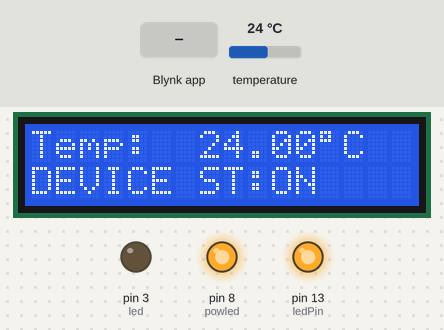
The sketch below on a simulated Arduino Uno, built with avr-gcc and run on an emulated ATmega328P. Parts: 16×2 character LCD, output pins drawn as LEDs (lit = HIGH). The inputs (shaded band) are chosen by the test bench; at power-on: temperature 24 °C. WiFi joins after 1.5 s; servers stay silent unless stated; what the sketch prints to the serial monitor is not drawn.

Above: at 3.0 s.
3.1 s: Blynk app writes 200 to V3
At 6.2 s:
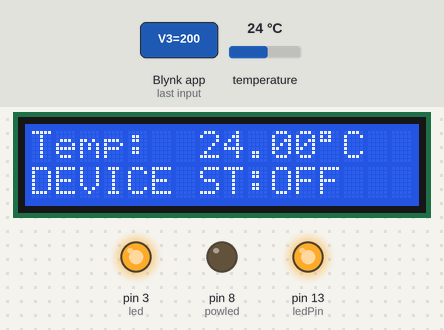
6.8 s: temperature set to 12 °C
At 7.7 s:
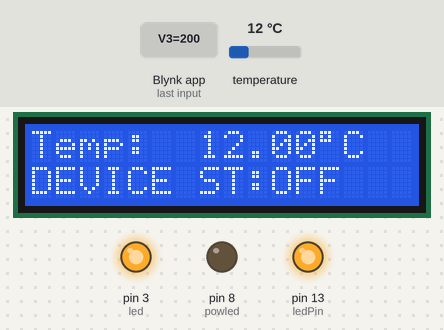
8.8 s: Blynk app writes 1 to V3
At 11.9 s:
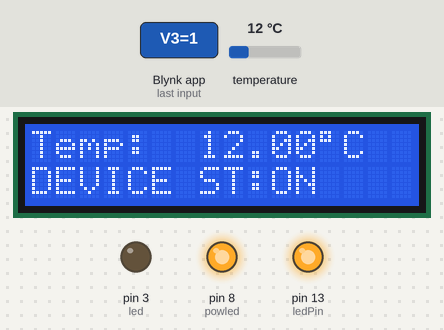
12.8 s: temperature set to 19 °C
At 14.5 s:
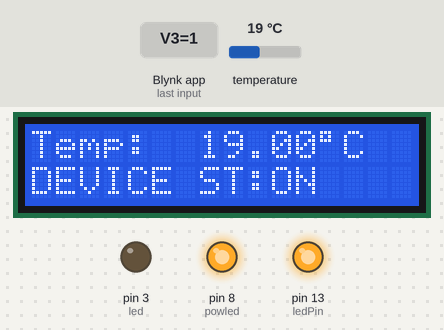
14.8 s: temperature set to 28 °C
At 16.2 s:
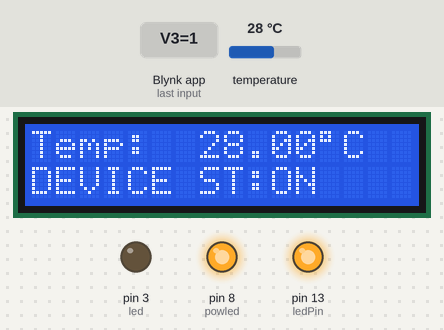
Timing chart, 0 to 17.8 s (numbered marks = the images above; inputs shaded):
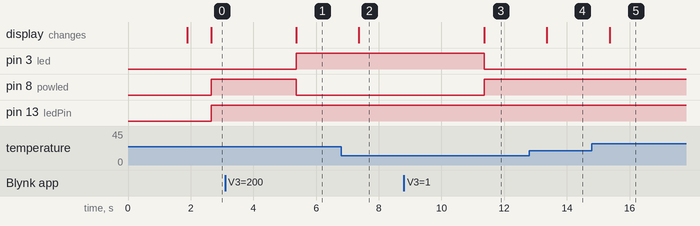

The sketch:

temp_controller_blynk.ino
```cpp
// (licence header left out)
// Libraries find them on github and blynk plateform.
#define BLYNK_DEBUG
#define BLYNK_PRINT Serial
#include <ESP8266_Lib.h>
#include <BlynkSimpleShieldEsp8266.h>
#include <SoftwareSerial.h>
#include<LiquidCrystal.h>
#include <DallasTemperature.h> //Temperature sensor library.


//pins setup

int ONE_WIRE_BUS=2;
SoftwareSerial EspSerial(10, 9);
const int rs = 12, en = 11, d4 = A3, d5 = A2, d6 = A1, d7 = A0;
LiquidCrystal lcd(rs, en, d4, d5, d6, d7);
int powled= 8;
int led= 3;
WidgetLCD lcd1(V2);

WidgetTerminal terminal(V1); // V1 and same other pins starting from V are virtual pins. Read about blynk virtual pins to know more.

int ledPin = 13;

//variable setup
float dstemp;
int mintemp = 23; // Default minimum temperature
int maxtemp = 29; // Default Maximum temperature
BlynkTimer timer;
//wifi
ESP8266 wifi(&EspSerial);
#define ESP8266_BAUD 115200

/// temperature sensor
OneWire oneWire(ONE_WIRE_BUS);
DallasTemperature sensors(&oneWire);

//Wifi Setup
char auth[] = "Your_blynk_auth_token"; //Token Here;

// Your WiFi credentials.
// Set password to "" for open networks.
char ssid[] = "Your WIFI ssid";
char pass[] = "Your WIFI Password";

/*****************************************************************************Void Setup*********************************************************/
void setup() {
 //Serial COmmunication start
  Serial.begin(9600);
  EspSerial.begin(ESP8266_BAUD);
  delay(10);
  lcd.setCursor(0,0);
  lcd.print("Welcome");

 Blynk.begin(auth, wifi, ssid, pass);
  lcd.begin(16,2);
  sensors.begin();

  //Pin setup

pinMode(powled,OUTPUT);
 pinMode(led,OUTPUT);
 pinMode(ledPin, OUTPUT);

 //timer setup

  timer.setInterval(2000, mySensorEvent);
  timer.setInterval(2000, condition);


}
/***************************************************************loop*********************************************************/
void loop() {
    Blynk.run();
    timer.run();
    digitalWrite(ledPin,HIGH);
}


/***********************************************Blynk setups Sensor and switch************************************************************************************************/


//getting Sensor Data
void mySensorEvent(){
  sensors.requestTemperatures();
 dstemp= (sensors.getTempCByIndex(0));

 lcd.setCursor(0,0);
 lcd.println("Temp:");
 lcd.print( dstemp );
  lcd.print((char)223);
  lcd.print("C");
  lcd1.print(0, 0, "Temp= ");
  lcd1.print( 5,0, dstemp );

}

 //set temp pin reading
 BLYNK_WRITE(V3) {
  int pinValue(param.asInt());
  mintemp= pinValue;
  Serial.println(mintemp);
  Serial.println(pinValue);

 }
  BLYNK_WRITE(V4) {
  int pinValu(param.asInt());
  maxtemp= pinValu;
  Serial.println(maxtemp);
  Serial.println(pinValu);

 }


 /************************************************************logic*******************************************************/
 void condition(){
  Blynk.virtualWrite(V5,mintemp);
  Blynk.virtualWrite(V6,maxtemp);
if ( dstemp >=mintemp && dstemp<= maxtemp){
      digitalWrite(powled,HIGH);
      digitalWrite(led,LOW);
      lcd.setCursor(0,1);
      lcd.print("DEVICE ST:");
      lcd.print("ON  ");
      lcd1.print(0, 1,"DEVICE ST:");
      lcd1.print( 10 ,1 ,"ON  " );

      }
      else{

        digitalWrite(powled,LOW);
        digitalWrite(led,HIGH);
        lcd.setCursor(0,1);
        lcd.print("DEVICE ST:");
        lcd.print("OFF");
        lcd1.print(0, 1,"DEVICE ST:");
        lcd1.print( 10 ,1 ,"OFF" );


        }
 }
/********************************************************************************The End*************************************************************************************************************/
//By: Gyanendra Verma
```

Measured:
- after the input at 3.1 s, pin 3 (led): LOW → HIGH after 2.3 s; pin 8 (powled): HIGH → LOW after 2.3 s; the display: changes after 2.3 s (image 1)
- after the input at 6.8 s, the display: changes after 0.56 s (image 2)
- after the input at 8.8 s, pin 3 (led): HIGH → LOW after 2.6 s; pin 8 (powled): LOW → HIGH after 2.6 s; the display: changes after 2.6 s (image 3)
- after the input at 12.8 s, the display: changes after 0.56 s (image 4)
- after the input at 14.8 s, the display: changes after 0.56 s (image 5)
